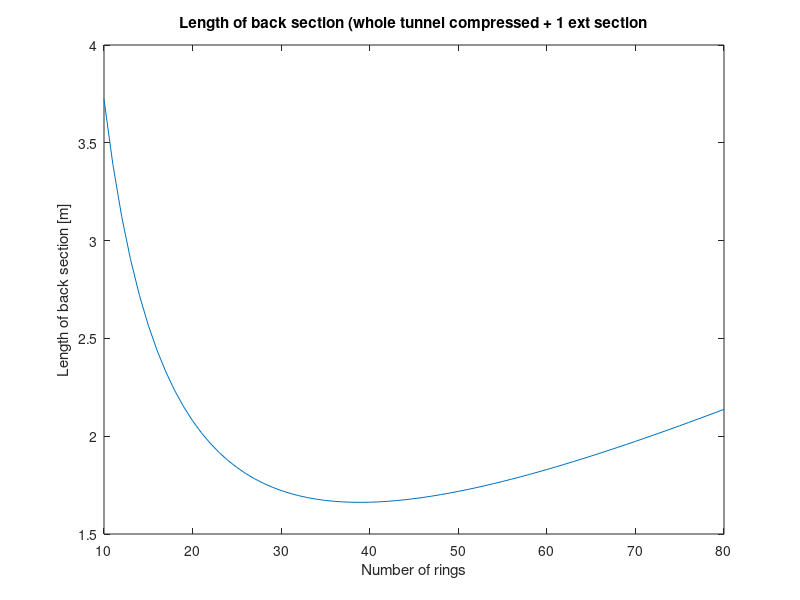

This chart was generated by the following MATLAB code: (Note: this script raises an error after producing the figure.)
%%
clc; clear; close all;

%%
rings_arr = 10:80;
arrsz = length(rings_arr);
rod_diam = 0.0254*(3/8); % 3/8" rod diameter
tarp_1ring_folded = 0.0254/2; % One section of tarp folded

for i = 1:arrsz

    rings = rings_arr(i);
    
    spacing = 31.9/(rings-1);

    len_compr = (rod_diam+tarp_1ring_folded)*(rings-2);

    len_arr(i) = len_compr+spacing;
end

figure(1);
plot(rings_arr, len_arr);
title("Length of back section (whole tunnel compressed + 1 ext section")
xlabel("Number of rings")
ylabel("Length of back section [m]")

%%
d_ring = 0.59;
h_max = d_ring-0.5;
t = 0.0254*0.01;
E = 324.5e6; % Young's mod from tensile test

w = 0.5; % 0.5 m width of tarp section
P = 28000;
Surf_A = w*t;
sensor = 9e-3;

sig_yield = 13463900; % Pa, from tensile test

% Pre-allocating all arrays to same size
a_mat = zeros(1,arrsz);
def = a_mat; strain = a_mat; Stress = a_mat; Stress2 = a_mat;

for i = 1:arrsz
    
    rings = rings_arr(i);
    spc = 31.9/(rings-1);
    
    syms a
    a = double(solve(h_max == a*cosh(spc/(2*a)) - a));
    a_mat(i) = a;
    
    syms x;
    diff_CAT = a*sinh(x/a);
    L_new = double(int(sqrt(1+diff_CAT^2), -spc/2, spc/2));

    def(i) = (L_new-spc)+sensor;
    strain(i) = def(i)/spc;
    
    Stress(i) = E*strain(i);

    Tension = P*t*a;
    Stress2(i) = Tension/Surf_A;

end

figure;
plot(rings_arr,Stress); hold on;
plot([rings_arr(1) rings_arr(end)], [sig_yield sig_yield],'r')
title('Stress in tarp - worst case scenario');
xlabel('Number of rings');
ylabel('Stress in tarp [Pa]');
legend('Main data', 'Yield stress of tarp')

figure;
Force = Stress * t * pi * d_ring;
plot(rings_arr, Force);
title('Force on tarp - worst case scenario');
xlabel('Number of rings');
ylabel('Force applied on tunnel [N]');

figure;
plot(rings_arr, Stress2, 'LineWidth', 2);
title('Actual stress in tarp based on catenary model');
xlabel('Number of rings');
ylabel('Stress in tarp [Pa]');

%% 

figure(4); hold on;

N = 25;
colorss = ['k','b','r','m'];

for i = 0:3
    index = i*20 + 1;
    
    a = a_mat(index);
    
    spc = 31.9/(rings_arr(index)-1);
    x_arr = linspace(-spc/2, spc/2, N);
    y_arr = a.*cosh(x_arr);
    
    maxim = max(y_arr);
    y_arr = (y_arr-maxim) + 0.59;

    plot(x_arr, y_arr, colorss(i+1));
end


% 45 rings
index = 37;
a = a_mat(index);
spc = 31.9/(rings_arr(index)-1);
x_arr = linspace(-spc/2, spc/2, N);
y_arr = a.*cosh(x_arr);
maxim = max(y_arr);
y_arr = (y_arr-maxim) + 0.59;
plot(x_arr, y_arr, 'linewidth', 2);

plot([-2 2],[0.5 0.5],'--r');

ylim([0 0.6]);
legend('10 rings', '30 rings', '50 rings', '70 rings', '**46 rings**');


xlabel("Length along one section [meters]");
ylabel("Tarp sag [meters]");
title("Visualizing tarp sag");

%% FOS

figure;
FOS = sig_yield./Stress2;
plot(rings_arr, FOS);
